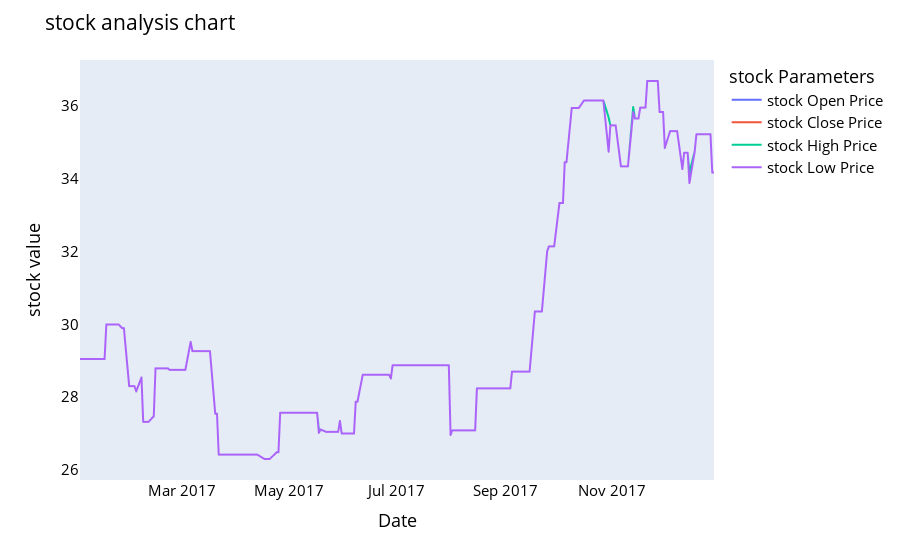

Notebook source saved alongside this figure:
### Code cell
names = cycle(['stock Open Price','stock Close Price','stock High Price','stock Low Price'])

fig = px.line(y_2017, x=y_2017.Date, y=[y_2017['Open'], y_2017['Close'], 
                                          y_2017['High'], y_2017['Low']],
             labels={'Date': 'Date','value':'stock value'})
fig.update_layout(title_text='stock analysis chart', font_size=15, font_color='black',legend_title_text='stock Parameters')
fig.for_each_trace(lambda t:  t.update(name = next(names)))
fig.update_xaxes(showgrid=False)
fig.update_yaxes(showgrid=False)

fig.show()

### Figure 1 — Plotly figure (JSON) as saved in the notebook; plotly's stock layout.template omitted (floating-point values rounded to 4 significant figures; data arrays with more than 128 entries replaced by an {"elided": "..."} marker saying what was removed)
{"data": [{"hovertemplate": "variable=Open<br>Date=%{x}<br>stock value=%{y}<extra></extra>", "legendgroup": "Open", "line": {"color": "#636efa", "dash": "solid"}, "marker": {"symbol": "circle"}, "mode": "lines", "name": "stock Open Price", "showlegend": true, "type": "scattergl", "x": {"elided": "254 str values"}, "xaxis": "x", "y": {"elided": "254 float values"}, "yaxis": "y"}, {"hovertemplate": "variable=Close<br>Date=%{x}<br>stock value=%{y}<extra></extra>", "legendgroup": "Close", "line": {"color": "#EF553B", "dash": "solid"}, "marker": {"symbol": "circle"}, "mode": "lines", "name": "stock Close Price", "showlegend": true, "type": "scattergl", "x": {"elided": "254 str values"}, "xaxis": "x", "y": {"elided": "254 float values"}, "yaxis": "y"}, {"hovertemplate": "variable=High<br>Date=%{x}<br>stock value=%{y}<extra></extra>", "legendgroup": "High", "line": {"color": "#00cc96", "dash": "solid"}, "marker": {"symbol": "circle"}, "mode": "lines", "name": "stock High Price", "showlegend": true, "type": "scattergl", "x": {"elided": "254 str values"}, "xaxis": "x", "y": {"elided": "254 float values"}, "yaxis": "y"}, {"hovertemplate": "variable=Low<br>Date=%{x}<br>stock value=%{y}<extra></extra>", "legendgroup": "Low", "line": {"color": "#ab63fa", "dash": "solid"}, "marker": {"symbol": "circle"}, "mode": "lines", "name": "stock Low Price", "showlegend": true, "type": "scattergl", "x": {"elided": "254 str values"}, "xaxis": "x", "y": {"elided": "254 float values"}, "yaxis": "y"}], "layout": {"font": {"color": "black", "size": 15}, "legend": {"title": {"text": "stock Parameters"}, "tracegroupgap": 0}, "margin": {"t": 60}, "title": {"text": "stock analysis chart"}, "xaxis": {"anchor": "y", "domain": [0, 1], "showgrid": false, "title": {"text": "Date"}}, "yaxis": {"anchor": "x", "domain": [0, 1], "showgrid": false, "title": {"text": "stock value"}}}}
